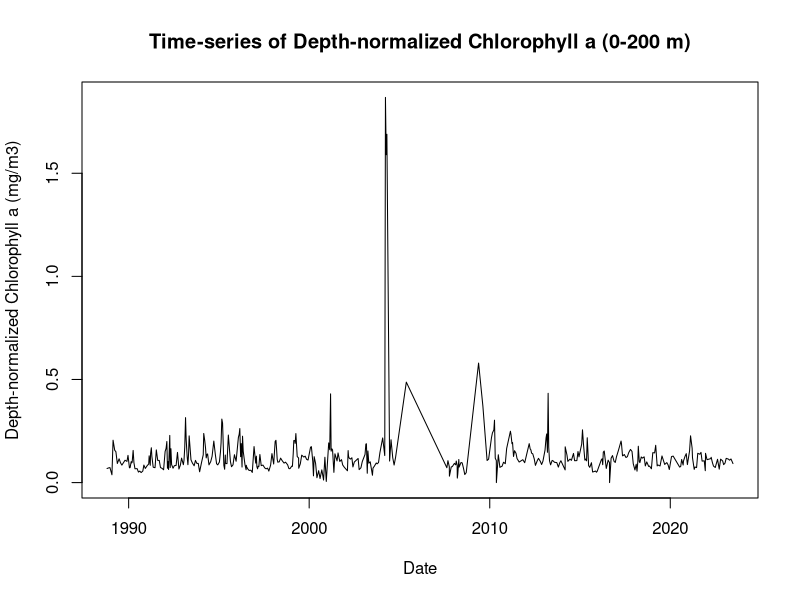

Here is the R script that generated this plot: (Note: this script raises an error after producing the figure.)
library(readxl)
library(dplyr)
library(pracma)


BATS_pigments_1_ <- read_excel("Data/BATS_pigments (1).xlsx",na="-999")
View(BATS_pigments_1_)

# Cleaning the dataset (BATS_pigments) ----

BATS_pigments <- BATS_pigments_1_[-c(1:49), ] #get rid of rows 1-49 and make the new row 1 column names
colnames(BATS_pigments) <- BATS_pigments[1, ] #set first row as column names
BATS_pigments <- BATS_pigments[-1, ] #remove the first row which is now column names

View(BATS_pigments)

### Creating a new data set (BATS_chla) with only year, depth, turners chlorophyll a data ----
# Remember, aim is: using Chl column, standardize depth for chlorophyll a. Need to think of a way to normalize this across the water column as different things have different ranges and need to normalize this.
BATS_chla <- BATS_pigments %>%
  select(yyyymmd, Depth, Chl) %>%
  na.omit()
View(BATS_chla)

#round from decimal to whole number
BATS_chla$Depth <- round(as.numeric(BATS_chla$Depth))
BATS_chla$Depth <- as.numeric(BATS_chla$Depth)
BATS_chla$Chl   <- as.numeric(BATS_chla$Chl)

str(BATS_chla$Chl)
str(BATS_chla$Depth)


# Trapezoidal integration ----
# If  Depth values don’t start at 0 or end at 200 exactly, trapezoidal integration still handles it correctly.

# Filter depths 0–200 m and arrange
BATS_filtered <- BATS_chla %>%
  filter(Depth >= 0, Depth <= 200) %>%
  arrange(Depth)

# Depth-integrated chlorophyll (mg/m^2)
Chl_int <- trapz(BATS_filtered$Depth, BATS_filtered$Chl)

# FINAL DECISION ----

norm_chl <- BATS_chla %>%
  filter(Depth >= 0, Depth <= 200) %>% # Filter depths 0–200 m
  mutate(
    Depth = as.numeric(Depth),
    Chl   = as.numeric(Chl)
  ) %>%
  arrange(yyyymmd, Depth) %>%
  group_by(yyyymmd) %>%
  summarise(                      #summarise() collapses all rows for each cast into ONE row.
    Chl_int = trapz(Depth, Chl),       # mg/m2
    Chl_mean_200m = Chl_int / 200      # mg/m3 (depth-normalized)
  )
View(norm_chl)

#date is written as yyyymmdd - fixing date format
norm_chl$yyyymmd <- as.Date(as.character(norm_chl$yyyymmd), format="%Y%m%d")
norm_chl$Month <- format(norm_chl$yyyymmd, "%m") # Extract month as numeric
norm_chl$Year <- format(norm_chl$yyyymmd, "%Y") # Extract year
                            

# Visualizing time-series of depth-normalized chlorophyll ----
plot(as.Date(norm_chl$yyyymmd, format="%Y%m%d"), norm_chl$Chl_mean_200m, type="l",
     xlab="Date", ylab="Depth-normalized Chlorophyll a (mg/m3)",
     main="Time-series of Depth-normalized Chlorophyll a (0-200 m)")

### a) Time-series plot of time-series depth normalized chlorophyll — can see seasonal cycles and long-term changes.----
ggplot(norm_chl, aes(x = yyyymmd, y = Chl_mean_200m)) +
  geom_line(color = "darkblue") +
  geom_smooth(method = "lm", color = "blue", se = FALSE) +
  labs(title = "Phytoplankton Biomass (0–200m) Over Time at BATS",
       x = "Date",
       y = "Chlorophyll Mean (mg/m³, normalized to 200m)") +
  theme_classic()

### b) Seasonal pattern (montly averages) -----
norm_chl$Month <- format(norm_chl$yyyymmd, "%m") # Extract month as numeric
norm_chl$Month <- as.numeric(norm_chl$Month) # Convert to numeric
chl_monthly <- norm_chl %>% 
  group_by(Month) %>% 
  summarise(MonthlyAvgBiomass = mean(Chl_mean_200m, na.rm = TRUE)) %>% 
  ungroup()
# Plot monthly averages
ggplot(chl_monthly, aes(x = Month, y = MonthlyAvgBiomass)) + # x is month (1-12)
  geom_line(color = "darkgreen") +
  geom_point() +
  scale_x_continuous(breaks = 1:12, labels = month.abb) +
  labs(title = "Monthly Mean Phytoplankton (Chl) Biomass (0–200m) at BATS",
       x = "Month",
       y = "Average Chl (mg/m³, normalized to 200m)") +
  theme_classic()


### c) Annual pattern (yearly averages) ----
str(chl_yearly)
chl_yearly <- norm_chl %>% 
  group_by(Year) %>% 
  summarise(YearlyAvgBiomass = mean(Chl_mean_200m, na.rm = TRUE)) %>%  #calculating avg per year
  ungroup()
# Plot yearly averages
ggplot(chl_yearly, aes(x = Year, y = YearlyAvgBiomass, group=1)) +
  geom_line(color = "purple") +
  geom_point() +
  labs(title = "Annual Mean Phytoplankton (Chl) Biomass (0–200m) at BATS",
       x = "Year",
       y = "Average Chl (mg/m³, normalized to 200m)") +
  theme_classic()






# ------------------------ OTHER APPROACHES -------------------------------------------
### Step 1: Interpolation to a Standard Depth Grid (every 5 m from 0 m to 200 m.) ----

# Group by unique depths and average chlorophyll values if duplicates exist

BATS_chla <- BATS_chla %>%
  group_by(yyyymmd, Depth) %>%
  summarise(Chl = mean(Chl, na.rm = TRUE)) %>%
  ungroup()

# Create a standard depth grid
standard_depths <- seq(0, 200, by = 5) # Standard depth grid from 0 to 200 m at 5 m intervals
Chl <- BATS_chla$Chl
Depth <- BATS_chla$Depth

interp_chl <- approx(Depth, Chl, xout=standard_depths, rule=2)$y  # rule=2 => use boundary values for extrapolation


library(pracma)   # for trapz
# linear interpolation
interp_chl <- approx(depth, chl_ug_L, xout=std_grid, rule=2)$y  # rule=2 => use boundary values for extrapolation

# convert µg L^-1 to µg m^-3
chl_ug_m3 <- interp_chl * 1000

# integrate 0-200 m (gives µg m^-2)
chl_ug_m2 <- trapz(std_grid, chl_ug_m3)
chl_mg_m2 <- chl_ug_m2 / 1000

# if cast only to 150 m, option A scale, option B extend with last value
Zmax <- max(depth)
# option A: scale
integral_to_Zmax <- trapz(seq(0,Zmax,by=1), approx(depth, chl_ug_L*1000, xout=seq(0,Zmax,by=1))$y)
scaled_integral_ug_m2 <- integral_to_Zmax * (200 / Zmax)

# option B: extend using last measured value down to 200 m
ext_depths <- c(depth,200)
ext_chl <- c(chl_ug_L, tail(chl_ug_L,1))
ext_interp <- approx(ext_depths, ext_chl, xout=std_grid)$y * 1000
extended_integral_ug_m2 <- trapz(std_grid, ext_interp)



#######################################
#convert Depth_m and Chl_a_ug_per_L to numeric
BATS_chla$Depth <- as.numeric(BATS_chla$Depth)
BATS_chla$Chl <- as.numeric(BATS_chla$Chl)

#remove rows with NA values in Depth or Chl
BATS_chla <- BATS_chla %>%
  filter(!is.na(Depth) & !is.na(Chl))





# Trying stuff out 
### Step 1: Decide on reference depth as 200m and Interpolate each cast onto a standard depth grid. ----
standard_depths <- seq(0, 200, by = 1) # Standard depth grid from 0 to 200 m at 1 m intervals
BATS_chla_interpolated <- BATS_chla %>%
  group_by(yyyymmd) %>%
  do({
    interp_chl <- approx(.$Depth, .$Chl, xout = standard_depths, rule = 2)$y
    data.frame(Depth = standard_depths, Chl = interp_chl)
  }) %>%
  ungroup()
View(BATS_chla_interpolated)


### Step 2: Normalize either: By depth-integrated chlorophyll (average over layer) OR Z-score per depth OR Relative to total chlorophyll in upper layer ----
BATS_chla_normalized <- BATS_chla_interpolated %>%
  group_by(yyyymmd) %>%
  mutate(Total_Chl = sum(Chl, na.rm = TRUE),
         Chl_Normalized = Chl / Total_Chl) %>%
  ungroup()
View(BATS_chla_normalized)

### Step 3: Visualize time-series at specific depths or depth-averaged ----
# Example: Time-series at 10m depth
chl_10m <- BATS_chla_normalized %>%
  filter(Depth == 10)
plot(as.Date(chl_10m$yyyymmd, format="%Y%m%d"), chl_10m$Chl_Normalized, type="l",
     xlab="Date", ylab="Normalized Chlorophyll a at 10m",
     main="Time-series of Normalized Chlorophyll a at 10m Depth")
# Example: Depth-averaged normalized chlorophyll
chl_depth_avg <- BATS_chla_normalized %>%
  group_by(yyyymmd) %>%
  summarise(Depth_Avg_Chl = mean(Chl_Normalized, na.rm = TRUE)) %>%
  ungroup()
plot(as.Date(chl_depth_avg$yyyymmd, format="%Y%m%d"), chl_depth_avg$Depth_Avg_Chl, type="l",
     xlab="Date", ylab="Depth-averaged Normalized Chlorophyll a",
     main="Time-series of Depth-averaged Normalized Chlorophyll a")

### Step 4: Seasonal pattern analysis ----


### Depth Integration (z-score) ----
# calculating the mean - Sum all the chlorophyll values in the BATS_chla dataset and divide by the number of data points.
(mean_chla <- mean(BATS_chla$Chl, na.rm = TRUE))
# calculating the standard deviation - Calculate the standard deviation of the chlorophyll values in the BATS_chla dataset.
(sd_chla <- sd(BATS_chla$Chl, na.rm = TRUE))

# calculating the z-score - For each chlorophyll value, subtract the mean and divide by the standard deviation.
BATS_chla <- BATS_chla %>%
  mutate(Chl_zscore = (Chl - mean_chla) / sd_chla)
View(BATS_chla)

#order dataset by depth
BATS_chla <- BATS_chla %>%
  arrange(Depth)
View(BATS_chla)

# ------
### Vertical integration
### Compute depth-integrated chlorophyll by integration - zero as bottom of integration 200 as top Chl(z) dz then normalize by dividing integration depth to get an avg
BATS_chla_depth_integrated <- BATS_chla %>%
  group_by(yyyymmd) %>% # group by date
  summarise(Depth_Integrated_Chl = sum(Chl, na.rm = TRUE) * (200 / n())) %>% # integrate and normalize
  ungroup() # ungroup the data
View(BATS_chla_depth_integrated)
